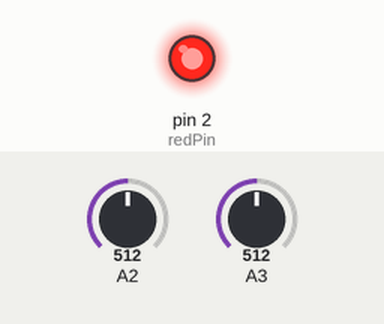
The sketch below on a simulated Arduino Uno, built with avr-gcc and run on an emulated ATmega328P. Shown: output pins drawn as LEDs (lit = HIGH). Inputs (shaded band) come from the test bench; at power-on: A3 = 512, A2 = 512.

Above: at 1.2 s.
1.3 s: A3 set to 656
2.8 s: A3 set to 680
At 3.6 s:
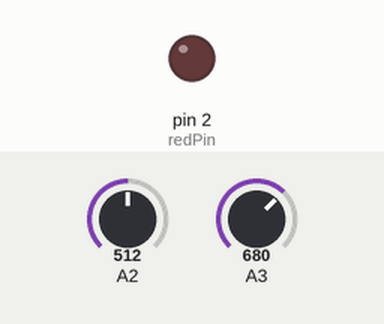
4.3 s: A3 set to 511
At 5.3 s:
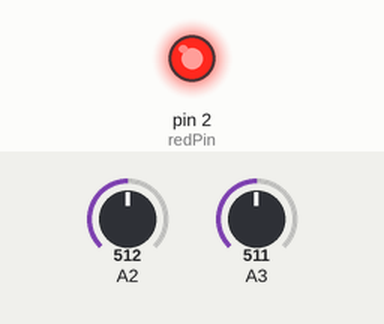
5.8 s: A3 set to 716
At 7.0 s:
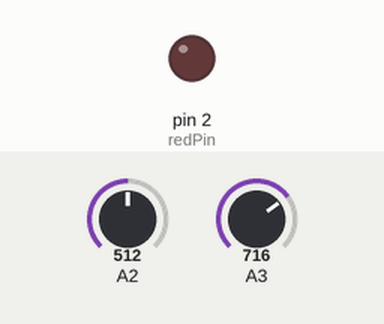
Timing chart, 0 to 8.3 s (numbered marks = the images above; inputs shaded):
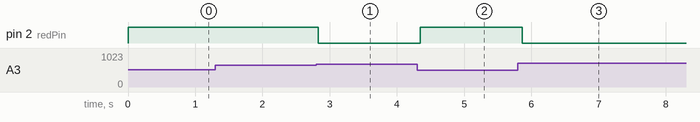

The sketch:

PZ3.ino
```cpp
//Color Pins
const int redPin = 2;
const int greenPin = 1;
const int bluePin= 0;

//mapping ints
const int redX = 512;
const int redY = 1023;
const int greenX = 1023;
const int greenY = 0;
const int blueX = 0;
const int blueY = 0;

void setup() {
  Serial.begin(9600);

  pinMode(redPin, OUTPUT);
  pinMode(greenPin, OUTPUT);
  pinMode(bluePin, OUTPUT);
}

void loop() {

  //reading the joystick axis
  int xAxis = analogRead(A2);
  int yAxis = analogRead(A3);


  xAxis = map(xAxis, 0, 1023, 0, 1023);
  yAxis = map(yAxis, 0, 1023, 1023, 0345);

  int distanceRed = sqrt(pow(abs(redX - xAxis), 2) +  pow(abs(redY - yAxis), 2));
  int distanceGreen = sqrt(pow(abs(greenX - xAxis), 2) +  pow(abs(greenY - yAxis), 2));
  int distanceBlue = sqrt(pow(abs(blueX - xAxis), 2) +  pow(abs(blueY - yAxis), 2));

  int brightRed = 255 - constrain(map(distanceRed, 0, 1023, 0, 255), 0, 255);
  int brightGreen = 255 - constrain(map(distanceGreen, 0, 1023, 0, 255), 0, 255);
  int brightBlue = 255 - constrain(map(distanceBlue, 0, 1023, 0, 255), 0, 255);

  analogWrite(redPin, brightRed);
  analogWrite(greenPin, brightGreen);
  analogWrite(bluePin, brightBlue);


  delay(100);
}
```

Measured:
- the behaviour switches between 662 and 663 on A3 (found by bisection; images 0 and 1)
- after the input at 1.3 s, every drawn part: stays the same
- after the input at 2.8 s, pin 2 (redPin): HIGH → LOW at once
- after the input at 4.3 s, pin 2 (redPin): LOW → HIGH after 0.05 s
- after the input at 5.8 s, pin 2 (redPin): HIGH → LOW after 0.06 s
